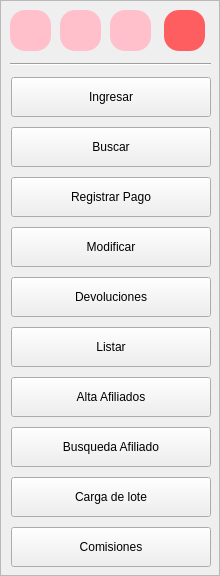
     <widget class="QFrame" name="frm_botonera">
      <property name="minimumSize">
       <size>
        <width>220</width>
        <height>0</height>
       </size>
      </property>
      <property name="maximumSize">
       <size>
        <width>220</width>
        <height>16777215</height>
       </size>
      </property>
      <property name="baseSize">
       <size>
        <width>220</width>
        <height>0</height>
       </size>
      </property>
      <property name="frameShape">
       <enum>QFrame::StyledPanel</enum>
      </property>
      <property name="frameShadow">
       <enum>QFrame::Raised</enum>
      </property>
      <widget class="QPushButton" name="btn_ingresar">
       <property name="geometry">
        <rect>
         <x>11</x>
         <y>77</y>
         <width>200</width>
         <height>40</height>
        </rect>
       </property>
       <property name="minimumSize">
        <size>
         <width>200</width>
         <height>40</height>
        </size>
       </property>
       <property name="maximumSize">
        <size>
         <width>200</width>
         <height>40</height>
        </size>
       </property>
       <property name="text">
        <string>Ingresar</string>
       </property>
       <property name="icon">
        <iconset>
         <normaloff>icons/add.png</normaloff>icons/add.png</iconset>
       </property>
       <property name="iconSize">
        <size>
         <width>25</width>
         <height>25</height>
        </size>
       </property>
       <property name="shortcut">
        <string>Ctrl+1</string>
       </property>
       <property name="flat">
        <bool>false</bool>
       </property>
      </widget>
      <widget class="QPushButton" name="btn_buscar">
       <property name="geometry">
        <rect>
         <x>11</x>
         <y>127</y>
         <width>200</width>
         <height>40</height>
        </rect>
       </property>
       <property name="minimumSize">
        <size>
         <width>200</width>
         <height>40</height>
        </size>
       </property>
       <property name="maximumSize">
        <size>
         <width>200</width>
         <height>40</height>
        </size>
       </property>
       <property name="text">
        <string>Buscar</string>
       </property>
       <property name="icon">
        <iconset>
         <normaloff>icons/search.png</normaloff>icons/search.png</iconset>
       </property>
       <property name="iconSize">
        <size>
         <width>25</width>
         <height>25</height>
        </size>
       </property>
       <property name="shortcut">
        <string>Ctrl+2</string>
       </property>
      </widget>
      <widget class="QPushButton" name="btn_actualizar">
       <property name="geometry">
        <rect>
         <x>11</x>
         <y>177</y>
         <width>200</width>
         <height>40</height>
        </rect>
       </property>
       <property name="minimumSize">
        <size>
         <width>200</width>
         <height>40</height>
        </size>
       </property>
       <property name="maximumSize">
        <size>
         <width>200</width>
         <height>40</height>
        </size>
       </property>
       <property name="text">
        <string>Registrar Pago</string>
       </property>
       <property name="icon">
        <iconset>
         <normaloff>icons/pago.png</normaloff>icons/pago.png</iconset>
       </property>
       <property name="iconSize">
        <size>
         <width>25</width>
         <height>25</height>
        </size>
       </property>
       <property name="shortcut">
        <string>Ctrl+3</string>
       </property>
      </widget>
      <widget class="QPushButton" name="btn_modifica">
       <property name="geometry">
        <rect>
         <x>11</x>
         <y>227</y>
         <width>200</width>
         <height>40</height>
        </rect>
       </property>
       <property name="minimumSize">
        <size>
         <width>200</width>
         <height>40</height>
        </size>
       </property>
       <property name="maximumSize">
        <size>
         <width>200</width>
         <height>40</height>
        </size>
       </property>
       <property name="text">
        <string>Modificar</string>
       </property>
       <property name="icon">
        <iconset>
         <normaloff>icons/edit.png</normaloff>icons/edit.png</iconset>
       </property>
       <property name="iconSize">
        <size>
         <width>25</width>
         <height>25</height>
        </size>
       </property>
       <property name="shortcut">
        <string>Backspace, Ctrl+4</string>
       </property>
      </widget>
      <widget class="QPushButton" name="btn_devoluciones">
       <property name="geometry">
        <rect>
         <x>11</x>
         <y>277</y>
         <width>200</width>
         <height>40</height>
        </rect>
       </property>
       <property name="minimumSize">
        <size>
         <width>200</width>
         <height>40</height>
        </size>
       </property>
       <property name="maximumSize">
        <size>
         <width>200</width>
         <height>40</height>
        </size>
       </property>
       <property name="text">
        <string>Devoluciones</string>
       </property>
       <property name="icon">
        <iconset>
         <normaloff>icons/dev.png</normaloff>icons/dev.png</iconset>
       </property>
       <property name="iconSize">
        <size>
         <width>25</width>
         <height>25</height>
        </size>
       </property>
       <property name="shortcut">
        <string>Ctrl+5</string>
       </property>
      </widget>
      <widget class="QPushButton" name="btn_listar">
       <property name="geometry">
        <rect>
         <x>11</x>
         <y>327</y>
         <width>200</width>
         <height>40</height>
        </rect>
       </property>
       <property name="minimumSize">
        <size>
         <width>200</width>
         <height>40</height>
        </size>
       </property>
       <property name="maximumSize">
        <size>
         <width>200</width>
         <height>40</height>
        </size>
       </property>
       <property name="text">
        <string>Listar</string>
       </property>
       <property name="icon">
        <iconset>
         <normaloff>icons/listing.png</normaloff>icons/listing.png</iconset>
       </property>
       <property name="iconSize">
        <size>
         <width>25</width>
         <height>25</height>
        </size>
       </property>
       <property name="shortcut">
        <string>Ctrl+6</string>
       </property>
      </widget>
      <widget class="QPushButton" name="btn_afiliados">
       <property name="geometry">
        <rect>
         <x>11</x>
         <y>377</y>
         <width>200</width>
         <height>40</height>
        </rect>
       </property>
       <property name="minimumSize">
        <size>
         <width>200</width>
         <height>40</height>
        </size>
       </property>
       <property name="maximumSize">
        <size>
         <width>200</width>
         <height>40</height>
        </size>
       </property>
       <property name="text">
        <string>Alta Afiliados</string>
       </property>
       <property name="icon">
        <iconset>
         <normaloff>icons/alta.png</normaloff>icons/alta.png</iconset>
       </property>
       <property name="iconSize">
        <size>
         <width>25</width>
         <height>25</height>
        </size>
       </property>
       <property name="shortcut">
        <string>Ctrl+7</string>
       </property>
      </widget>
      <widget class="QPushButton" name="btn_cargalote">
       <property name="geometry">
        <rect>
         <x>11</x>
         <y>477</y>
         <width>200</width>
         <height>40</height>
        </rect>
       </property>
       <property name="minimumSize">
        <size>
         <width>200</width>
         <height>40</height>
        </size>
       </property>
       <property name="maximumSize">
        <size>
         <width>200</width>
         <height>40</height>
        </size>
       </property>
       <property name="text">
        <string>Carga de lote</string>
       </property>
       <property name="icon">
        <iconset>
         <normaloff>icons/listar.png</normaloff>icons/listar.png</iconset>
       </property>
       <property name="iconSize">
        <size>
         <width>25</width>
         <height>25</height>
        </size>
       </property>
       <property name="shortcut">
        <string>Ctrl+8</string>
       </property>
      </widget>
      <widget class="QToolButton" name="inicio">
       <property name="geometry">
        <rect>
         <x>10</x>
         <y>10</y>
         <width>41</width>
         <height>41</height>
        </rect>
       </property>
       <property name="styleSheet">
        <string notr="true">background-color:pink;
border-radius:15px;
</string>
       </property>
       <property name="text">
        <string/>
       </property>
       <property name="icon">
        <iconset>
         <normaloff>icons/home.png</normaloff>icons/home.png</iconset>
       </property>
       <property name="iconSize">
        <size>
         <width>32</width>
         <height>32</height>
        </size>
       </property>
      </widget>
      <widget class="QPushButton" name="btn_buscaafiliado">
       <property name="geometry">
        <rect>
         <x>11</x>
         <y>427</y>
         <width>200</width>
         <height>40</height>
        </rect>
       </property>
       <property name="minimumSize">
        <size>
         <width>200</width>
         <height>40</height>
        </size>
       </property>
       <property name="maximumSize">
        <size>
         <width>200</width>
         <height>40</height>
        </size>
       </property>
       <property name="text">
        <string>Busqueda Afiliado</string>
       </property>
       <property name="icon">
        <iconset>
         <normaloff>icons/busquedaafiliado.png</normaloff>icons/busquedaafiliado.png</iconset>
       </property>
       <property name="iconSize">
        <size>
         <width>25</width>
         <height>25</height>
        </size>
       </property>
       <property name="shortcut">
        <string>Ctrl+8</string>
       </property>
      </widget>
      <widget class="QPushButton" name="btn_comisiones">
       <property name="geometry">
        <rect>
         <x>11</x>
         <y>527</y>
         <width>200</width>
         <height>40</height>
        </rect>
       </property>
       <property name="minimumSize">
        <size>
         <width>200</width>
         <height>40</height>
        </size>
       </property>
       <property name="maximumSize">
        <size>
         <width>200</width>
         <height>40</height>
        </size>
       </property>
       <property name="text">
        <string>Comisiones</string>
       </property>
       <property name="icon">
        <iconset>
         <normaloff>icons/comision.png</normaloff>icons/comision.png</iconset>
       </property>
       <property name="iconSize">
        <size>
         <width>25</width>
         <height>25</height>
        </size>
       </property>
       <property name="shortcut">
        <string>Ctrl+8</string>
       </property>
      </widget>
      <widget class="QToolButton" name="btn_config">
       <property name="geometry">
        <rect>
         <x>60</x>
         <y>10</y>
         <width>41</width>
         <height>41</height>
        </rect>
       </property>
       <property name="styleSheet">
        <string notr="true">background-color:pink;
border-radius:15px;
</string>
       </property>
       <property name="text">
        <string/>
       </property>
       <property name="icon">
        <iconset>
         <normaloff>icons/config2.png</normaloff>icons/config2.png</iconset>
       </property>
       <property name="iconSize">
        <size>
         <width>40</width>
         <height>40</height>
        </size>
       </property>
      </widget>
      <widget class="QToolButton" name="btn_import">
       <property name="geometry">
        <rect>
         <x>110</x>
         <y>10</y>
         <width>41</width>
         <height>41</height>
        </rect>
       </property>
       <property name="styleSheet">
        <string notr="true">background-color:pink;
border-radius:15px;
</string>
       </property>
       <property name="text">
        <string/>
       </property>
       <property name="icon">
        <iconset>
         <normaloff>icons/importy.png</normaloff>icons/importy.png</iconset>
       </property>
       <property name="iconSize">
        <size>
         <width>30</width>
         <height>30</height>
        </size>
       </property>
      </widget>
      <widget class="QToolButton" name="btn_salir">
       <property name="geometry">
        <rect>
         <x>164</x>
         <y>10</y>
         <width>41</width>
         <height>41</height>
        </rect>
       </property>
       <property name="styleSheet">
        <string notr="true">background-color:rgb(255, 94, 97);

border-radius:15px;
</string>
       </property>
       <property name="text">
        <string/>
       </property>
       <property name="icon">
        <iconset>
         <normaloff>icons/shut.png</normaloff>icons/shut.png</iconset>
       </property>
       <property name="iconSize">
        <size>
         <width>30</width>
         <height>30</height>
        </size>
       </property>
      </widget>
      <widget class="Line" name="line_17">
       <property name="geometry">
        <rect>
         <x>10</x>
         <y>56</y>
         <width>201</width>
         <height>16</height>
        </rect>
       </property>
       <property name="orientation">
        <enum>Qt::Horizontal</enum>
       </property>
      </widget>
     </widget>
